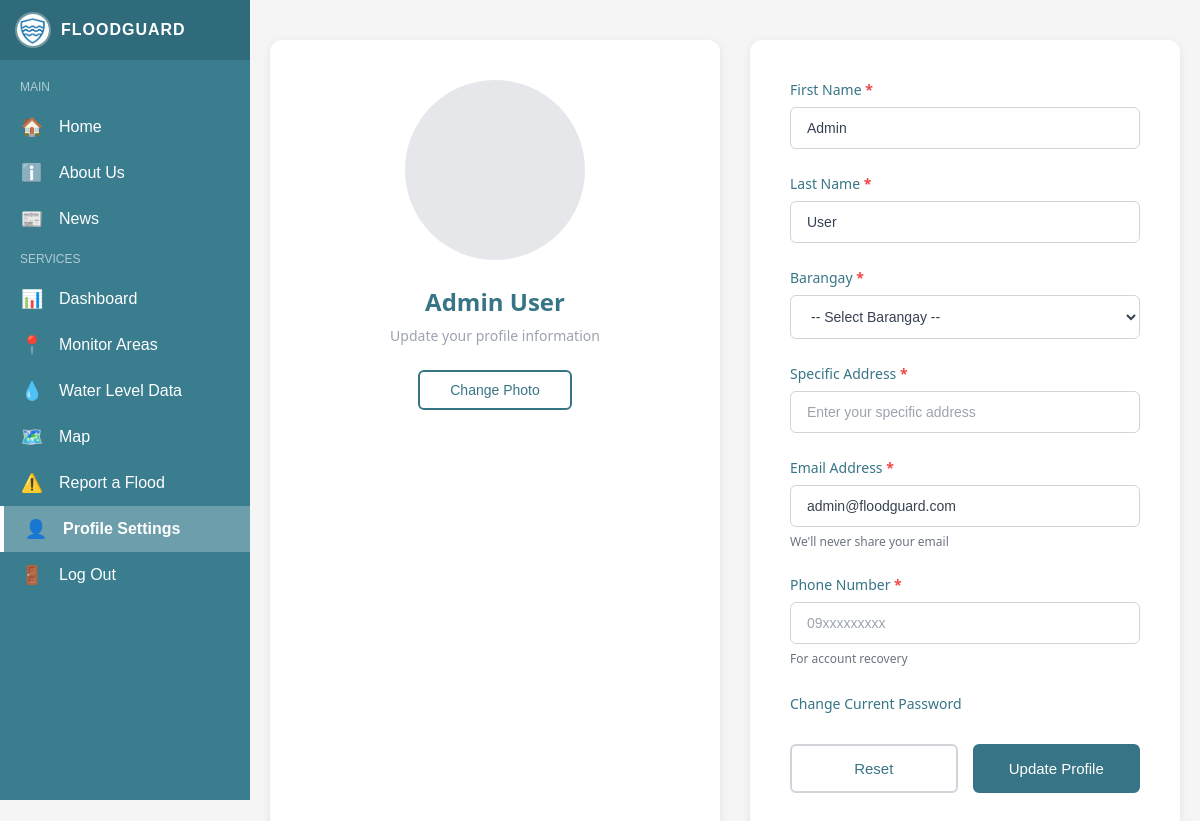
Page /views/user-profile-settings.php (signed in) on the committed database.
### tables this page shows
CREATE TABLE `users` (
  `id` int(10) UNSIGNED NOT NULL,
  `first_name` varchar(100) NOT NULL,
  `last_name` varchar(100) NOT NULL,
  `email` varchar(255) NOT NULL,
  `phone` varchar(20) NOT NULL,
  `address` varchar(255) NOT NULL,
  `password_hash` varchar(255) NOT NULL,
  `role` enum('user','admin') NOT NULL DEFAULT 'user',
  `created_at` timestamp NOT NULL DEFAULT current_timestamp(),
  `profile_photo` MEDIUMBLOB DEFAULT NULL,
  `status` varchar(32) DEFAULT 'Safe'
);

### controllers/profile-settings-controller.php (called while the page is built, shortened)
<?php
require_once __DIR__ . '/../config/config.php';
require_once __DIR__ . '/../models/user.php';
$userId = $_SESSION['user_id'];
$userFromDb = get_user_by_id($conn, $userId);
$barangay = '';
$specific_address = '';
$profilePhotoSrc = '../assets/images/placeholder-profile.png';
$userData = [
    'id' => $userFromDb['id'],
    'first_name' => $userFromDb['first_name'],
    'last_name' => $userFromDb['last_name'],
    'email' => $userFromDb['email'],
    'phone' => $userFromDb['phone'],
    'address' => $userFromDb['address'],
    'barangay' => $barangay,
    'specific_address' => $specific_address,
    'profile_photo' => $profilePhotoSrc,
    'created_at' => $userFromDb['created_at']
];
?>

### models/user.php (called while the page is built, shortened)
<?php
function get_user_by_id($conn, $user_id) {
    $user_id = intval($user_id);
    $query = "SELECT id, first_name, last_name, email, phone, address, profile_photo, role, created_at, status FROM users WHERE id = $user_id LIMIT 1";
    $result = $conn->query($query);
    if ($result && $result->num_rows > 0) {
        return $result->fetch_assoc();
    }
    return false;
}
?>

### views/user-profile-settings.php (the view, shortened to what this page needs)
<?php
include '../controllers/profile-settings-controller.php';
?>
<!DOCTYPE html>
<html lang="en">
<head>
    <link rel="stylesheet" href="../assets/css/userprofilesettings.css">
</head>
<body>
<?php include 'include/user-sidebar.php'; ?>
<main class="profile-page">
    <div class="container">
        <div class="profile-layout">
            <div class="profile-photo-section">
                <div class="photo-container">
                    <div class="profile-photo" id="photoPreview">
                        <?php if (!empty($userData['profile_photo']) && strpos($userData['profile_photo'], 'data:') === 0): ?>
                            <img src="<?= htmlspecialchars($userData['profile_photo']) ?>" alt="Profile Photo" id="photoImg">
                        <?php else: ?>
                            <div class="photo-placeholder">
                            </div>
                        <?php endif; ?>
                    </div>
                    <h2 class="profile-name"><?= htmlspecialchars($userData['first_name'] . ' ' . $userData['last_name']) ?></h2>
                    <p class="profile-subtitle">Update your profile information</p>
                    <button type="button" class="change-photo-btn" id="changePhotoBtn">Change Photo</button>
                </div>
            </div>
            <div class="profile-form-section">
                <form class="profile-form" method="POST" action="../controllers/update-profile.php" enctype="multipart/form-data">
                    <div class="form-group">
                        <label for="first_name" class="form-label">First Name <span class="required">*</span></label>
                        <input
                            type="text"
                            id="first_name"
                            name="first_name"
                            class="form-input"
                            value="<?= htmlspecialchars($userData['first_name']) ?>"
                            required
                        >
                    </div>
                    <div class="form-group">
                        <label for="last_name" class="form-label">Last Name <span class="required">*</span></label>
                        <input
                            type="text"
                            id="last_name"
                            name="last_name"
                            class="form-input"
                            value="<?= htmlspecialchars($userData['last_name']) ?>"
                            required
                        >
                    </div>
                    <div class="form-group">
                        <label for="barangay" class="form-label">Barangay <span class="required">*</span></label>
                        <select id="barangay" name="barangay" class="form-input" required>
                            <option value="">-- Select Barangay --</option>
                        </select>
                    </div>
                    <div class="form-group">
                        <label for="specific_address" class="form-label">Specific Address <span class="required">*</span></label>
                        <input
                            type="text"
                            id="specific_address"
                            name="specific_address"
                            class="form-input"
                            value="<?= isset($userData['specific_address']) ? htmlspecialchars(preg_replace('/^Brgy\.\s*[^,]+,?\s*/i', '', $userData['specific_address'])) : (isset($userData['address']) ? htmlspecialchars(preg_replace('/^Brgy\.\s*[^,]+,?\s*/i', '', $userData['address'])) : '') ?>"
                            placeholder="Enter your specific address"
                            required
                        >
                    </div>
                    <div class="form-group">
                        <label for="email" class="form-label">Email Address <span class="required">*</span></label>
                        <input
                            type="email"
                            id="email"
                            name="email"
                            class="form-input"
                            value="<?= htmlspecialchars($userData['email']) ?>"
                            required
                        >
                        <p class="form-note">We'll never share your email</p>
                    </div>
                    <div class="form-group">
                        <label for="phone" class="form-label">Phone Number <span class="required">*</span></label>
                        <input
                            type="tel"
                            id="phone"
                            name="phone"
                            class="form-input"
                            value="<?= htmlspecialchars($userData['phone']) ?>"
                            placeholder="09xxxxxxxxx"
                            required
                        >
                        <p class="form-note">For account recovery</p>
                    </div>
                    <div class="form-group">
                        <a href="#" class="change-password-link" id="changePasswordLink">Change Current Password</a>
                    </div>
                    <div class="form-actions">
                        <button type="button" id="resetBtn" class="btn btn-reset">Reset</button>
                        <button type="submit" class="btn btn-primary">Update Profile</button>
                    </div>
                </form>
            </div>
        </div>
    </div>
</main>
</body>
</html>

### assets/css/userprofilesettings.css (style rules this page uses)
* { margin: 0; padding: 0; box-sizing: border-box; }
body { font-family: system-ui, -apple-system, BlinkMacSystemFont, 'Segoe UI', Roboto, Oxygen, Ubuntu, Cantarell, 'Open Sans', 'Helvetica Neue', sans-serif; background-color: #f5f5f5; }
.profile-page { padding: 40px 20px; min-height: 600px; }
.container { max-width: 1200px; margin: 0 auto; }
.profile-layout { display: grid; grid-template-columns: 450px 1fr; gap: 30px; }
.profile-photo-section { background: white; border-radius: 12px; padding: 40px; box-shadow: 0 2px 8px rgba(0, 0, 0, 0.08); text-align: center; }
.photo-container { display: flex; flex-direction: column; align-items: center; }
.profile-photo { width: 180px; height: 180px; margin-bottom: 25px; }
.photo-placeholder { width: 100%; height: 100%; background-color: #e5e7eb; border-radius: 50%; }
.profile-name { font-size: 24px; font-weight: 600; color: #377586; margin-bottom: 8px; }
.profile-subtitle { font-size: 14px; color: #9ca3af; margin-bottom: 25px; }
.change-photo-btn { padding: 10px 30px; background: white; color: #377586; border: 2px solid #377586; border-radius: 6px; font-size: 14px; font-weight: 500; cursor: pointer; transition: all 0.3s; }
.profile-form-section { background: white; border-radius: 12px; padding: 40px; box-shadow: 0 2px 8px rgba(0, 0, 0, 0.08); }
.profile-form { max-width: 600px; }
.form-group { margin-bottom: 25px; }
.form-label { display: block; font-size: 14px; color: #377586; font-weight: 500; margin-bottom: 8px; }
.required { color: #ef4444; font-weight: 600; }
.form-input { width: 100%; padding: 12px 16px; font-size: 14px; color: #374151; background: white; border: 1px solid #d1d5db; border-radius: 6px; transition: all 0.3s; }
.form-input::placeholder { color: #9ca3af; }
.form-note { font-size: 12px; color: #6b7280; margin-top: 6px; }
.change-password-link { display: inline-block; font-size: 14px; color: #377586; font-weight: 500; text-decoration: none; cursor: pointer; }
.form-actions { display: flex; gap: 15px; margin-top: 30px; }
.btn { flex: 1; padding: 14px 30px; font-size: 15px; font-weight: 500; border-radius: 6px; cursor: pointer; transition: all 0.3s; border: none; }
.btn-reset { background: white; color: #377586; border: 2px solid #d1d5db; }
.btn-primary { background: #377586; color: white; border: 2px solid #377586; }

### assets/css/sidebar.css (style rules this page uses)
main { margin-left: 250px; transition: margin-left 0.3s ease; }

### rows in the picture
users: first_name+last_name "Admin User", first_name "Admin", last_name "User", email "admin@floodguard.com"
